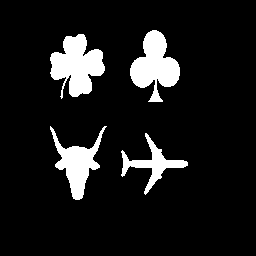
%> input picture match1.gif, 256 x 256 px
$ octave FindingObjectMatchBest1.m   (GNU Octave 9; MATLAB toolbox functions it lacks are replaced by stand-ins)
%> lines starting %> are read from the running program, lines starting %| are printed output that depends on the picture; in (x1, y1, x2, y2) boxes, pixels count from 0 and x2, y2 are one past the last pixel; in counts of white or black regions, pixels touching at a corner belong together; the program's own positions count from 1
% Purpose::
%        to do the Shape Analysis isolate distinct objects and find
%        minimum bounding rectangle(MBR) enclosing each distinct
%        object.To Find which object in 'match 3' best matches in the object
%        in 'match 1'.
%
% Processing Flow::
%        1. Pre-process the image
%        2. Finding the object in 2 image
%        3. Compute the size distribution and pectrum.
%        4. Compute the complexity
%        5. Compute the distance and find the smallest distance
%        6. Refinding the object in match 3 with gets smallese distance
% Authors::
%       Lindsey Schwartz, Ke Liang, Xilun Liu
% Date::
%       02/21/2019
%%%%%%%%%%%%%%%%%%%%%%%%%%%%%%%%%%%%%%%%%%%%%%%%%%%%%%%%%%%%%%%%%%%%%%%%%%%%

A = inputdlg('number of L: L=1 for Clover;L=2 for Steer;L=3 for Plane;L=4 for Spade');
%> the answer given: 1
B = str2num(cell2mat(A));
X = imread('match1.gif');
%> X: size 256x256 uint8; values 0 (black) and 1 (white), 10% white; 4 white regions, box (x1, y1, x2, y2) and area: (50, 34, 105, 99) 2125, (130, 30, 180, 102) 1945, (50, 126, 107, 200) 1511, (121, 133, 188, 195) 1003
L = bwlabel(X,8);
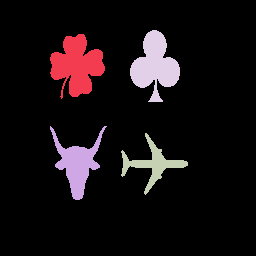
%> L: size 256x256 double; 5 distinct labels, from 0 to 4; one colour per label, 0 black
[r, c] = find(L==B);
%> r = 2125 values from 35 to 99; c = 2125 values from 51 to 105
rc = [r,c]
%> rc = 2125 rows, first 12: [58 51; 59 51; 60 51; 61 51; 73 51; 74 51; 55 52; 56 52; 57 52; 58 52; 59 52; 60 52]
[m,n]= size(rc)
%> m = 2125; n = 2
minX = 256
maxX = 1
minY= 256
maxY= 1
for x=1:m
    if rc(x,1) < minX
        minX = rc(x,1)
    end
    if rc(x,1) > maxX
        maxX = rc(x,1)
    end
    if rc(x,2) < minY
        minY = rc(x,2)
    end
    if rc(x,2) > maxY
        maxY = rc(x,2)
    end
end
%> this loop made 2125 passes
%> (minX, maxX, minY) on pass 1: (58, 58, 51)
%> maxX on passes 2, 3, 4, 5, 6, 23: 59, 60, 61, 73, 74, 75
%> after the loop, maxX = 99; maxY = 105; minX = 35
Object1 = imcrop(X,[ (minY-6) (minX-6) (maxY-minY+12)  (maxX-minX+12)])
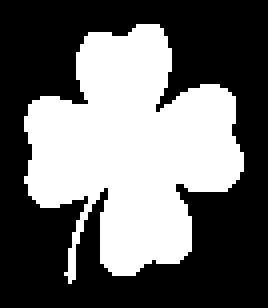
%> Object1: size 77x67 uint8 (shown 4 times larger); values 0 (black) and 1 (white), 41.2% white; 1 white region, box (x1, y1, x2, y2) and area: (6, 6, 61, 71) 2125
NumofB = 0:19;
sizeDistribution = zeros(1,20)
n=1
SizeDis = 0;
[M,N] = size(Object1)
%> M = 77; N = 67
for x = 1:M
    for y= 1:N
        if Object1(x,y) == 1
                SizeDis = SizeDis+1;
        end
    end
end
%> after the loop, SizeDis = 2125
sizeDistribution(1,n) = SizeDis
flag = 1
while flag == 1
    TestX = imopen(Object1,strel('square',3+(2*(n-1))))
    flag = 0;
    for x = 1:M
     for y = 1:N
          if TestX(x,y) == 1
               flag = 1 ;
          end
     end
    end
    if flag == 1
        SizeDis = 0
       for x = 1:M
        for y= 1:N
        if TestX(x,y) == 1
                SizeDis = SizeDis+1;
        end
        end
       end
        n = n + 1
        sizeDistribution(1,n) = SizeDis
    end
end
%> after the loop, SizeDis = 651; n = 11; sizeDistribution = 20 values, max 2125 at index 1, min 0 at index 12, mean 946.6
pectrum = zeros(1,20)
for x= 1:n+1
    pectrum(x) = (sizeDistribution(x) - sizeDistribution(x+1))/sizeDistribution(1)
end
%> this loop made 12 passes
%> after the loop, pectrum = 20 values, max 0.448 at index 9, min 0 at index 12, mean 0.05
pectrum1 = pectrum
%> pectrum1 has the same summary as pectrum
X = imread('match3.gif');
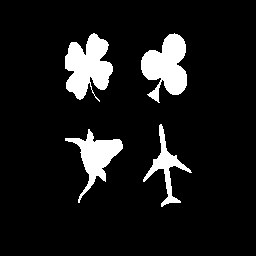
%> input picture match3.gif, 256 x 256 px
%> X: size 256x256 uint8; values 0 (black) and 1 (white), 9.5% white; 4 white regions, box (x1, y1, x2, y2) and area: (65, 33, 113, 102) 2053, (141, 33, 187, 103) 1921, (65, 129, 123, 203) 1397, (143, 124, 192, 207) 871
L = bwlabel(X,8);
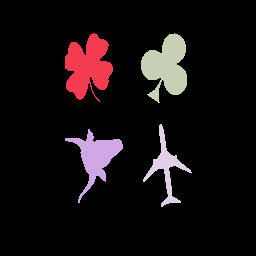
%> L: size 256x256 double; 5 distinct labels, from 0 to 4; one colour per label, 0 black
distance=[]
for k=1:4
[r, c] = find(L==k);
rc = [r,c]
[m,n]= size(rc)
minX = 256
maxX = 1
minY= 256
maxY= 1
for x=1:m
    if rc(x,1) < minX
        minX = rc(x,1)
    end
    if rc(x,1) > maxX
        maxX = rc(x,1)
    end
    if rc(x,2) < minY
        minY = rc(x,2)
    end
    if rc(x,2) > maxY
        maxY = rc(x,2)
    end
end
Object2 = imcrop(X,[ (minY-6) (minX-6) (maxY-minY+12)  (maxX-minX+12)])
NumofB = 0:19;
sizeDistribution = zeros(1,20)
n=1
SizeDis = 0;
[M,N] = size(Object2)
for x = 1:M
    for y= 1:N
        if Object2(x,y) == 1
                SizeDis = SizeDis+1;
        end
    end
end
sizeDistribution(1,n) = SizeDis
flag = 1
while flag == 1
    TestX = imopen(Object2,strel('square',3+(2*(n-1))))
    flag = 0;
    for x = 1:M
     for y = 1:N
          if TestX(x,y) == 1
               flag = 1 ;
          end
     end
    end
    if flag == 1
        SizeDis = 0
       for x = 1:M
        for y= 1:N
        if TestX(x,y) == 1
                SizeDis = SizeDis+1;
        end
        end
       end
        n = n + 1
        sizeDistribution(1,n) = SizeDis
    end
end
pectrum = zeros(1,20)
for x= 1:n+1
    pectrum(x) = (sizeDistribution(x) - sizeDistribution(x+1))/sizeDistribution(1)
end
pectrum2 = pectrum
Cn = [1.0,0.8,0.6,0.4,0.2,0.1,0.1,0.1,0.1,0.1]
n = 1
distance(k)=0
while n <11
    distance(k) = distance(k) + sqrt(Cn(1,n)*((pectrum1(1,n) - pectrum2(1,n))^2))
    n = n+1
end
end
%> this loop made 4 passes
%> m on passes 1 to 4: 2053, 1397, 1921, 871
%> pass 1, `Object2 = imcrop(X,[ (minY-6) (minX-6) (maxY-minY+12)  (maxX-minX+12)])`:
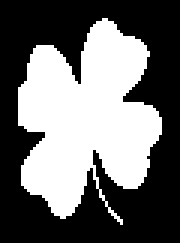
%> Object2: size 81x60 uint8 (shown 3 times larger); values 0 (black) and 1 (white), 42.2% white; 1 white region, box (x1, y1, x2, y2) and area: (6, 6, 54, 75) 2053
%> pass 2, `Object2 = imcrop(X,[ (minY-6) (minX-6) (maxY-minY+12)  (maxX-minX+12)])`:
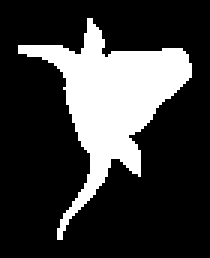
%> Object2: size 86x70 uint8 (shown 3 times larger); values 0 (black) and 1 (white), 23.2% white; 1 white region, box (x1, y1, x2, y2) and area: (6, 6, 64, 80) 1397
%> after the loop, distance = [0.265 0.296 0.278 0.751]; pectrum = 20 values, max 0.408 at index 3, min 0 at index 7, mean 0.05; sizeDistribution = 20 values, max 871 at index 1, min 0 at index 7, mean 164.4

minvalue=distance(1)
%> minvalue = 0.265
for i=1:4
    if distance(i)<= minvalue
        minvalue=distance(i);
    end
end
%> this loop made 4 passes
%> minvalue on pass 1: 0.265

if minvalue==distance(1)
    k=1
end
if minvalue==distance(2)
    k=2
end
if minvalue==distance(3)
    k=3
end
if minvalue==distance(4)
    k=4
end
[r, c] = find(L==k);
%> r = 2053 values from 34 to 102; c = 2053 values from 66 to 113
rc = [r,c]
%> rc = 2053 rows, first 12: [57 66; 58 66; 59 66; 60 66; 61 66; 62 66; 63 66; 64 66; 65 66; 66 66; 67 66; 68 66]
[m,n]= size(rc)
%> m = 2053
minX = 256
maxX = 1
minY= 256
maxY= 1
for x=1:m
    if rc(x,1) < minX
        minX = rc(x,1)
    end
    if rc(x,1) > maxX
        maxX = rc(x,1)
    end
    if rc(x,2) < minY
        minY = rc(x,2)
    end
    if rc(x,2) > maxY
        maxY = rc(x,2)
    end
end
%> this loop made 2053 passes
%> (minX, maxX, minY) on pass 1: (57, 57, 66)
%> maxX on passes 2 to 7: 58, 59, 60, 61, 62, 63
%> after the loop, maxX = 102; maxY = 113; minX = 34
Object2 = imcrop(X,[ (minY-6) (minX-6) (maxY-minY+12)  (maxX-minX+12)])
NumofB = 0:19;
sizeDistribution = zeros(1,20)
n=1
SizeDis = 0;
[M,N] = size(Object2)
%> M = 81; N = 60
for x = 1:M
    for y= 1:N
        if Object2(x,y) == 1
                SizeDis = SizeDis+1;
        end
    end
end
%> after the loop, SizeDis = 2053
sizeDistribution(1,n) = SizeDis
flag = 1
while flag == 1
    TestX = imopen(Object2,strel('square',3+(2*(n-1))))
    flag = 0;
    for x = 1:M
     for y = 1:N
          if TestX(x,y) == 1
               flag = 1 ;
          end
     end
    end
    if flag == 1
        SizeDis = 0
       for x = 1:M
        for y= 1:N
        if TestX(x,y) == 1
                SizeDis = SizeDis+1;
        end
        end
       end
        n = n + 1
        sizeDistribution(1,n) = SizeDis
    end
end
%> after the loop, SizeDis = 572; n = 11; sizeDistribution = 20 values, max 2053 at index 1, min 0 at index 12, mean 862.8
pectrum = zeros(1,20)
for x= 1:n+1
    pectrum(x) = (sizeDistribution(x) - sizeDistribution(x+1))/sizeDistribution(1)
end
%> after the loop, pectrum = 20 values, max 0.377 at index 8, min 0 at index 10, mean 0.05
pectrum2 = pectrum
%> pectrum2 has the same summary as pectrum
[M,N] = size(Object1);
%> M = 77; N = 67
for x = 1:M
    for y= 1:N
        if Object1(x,y)==1
                Object1(x,y) = 255;
        end
    end
end
[M,N] = size(Object2);
%> M = 81; N = 60
for x = 1:M
    for y= 1:N
        if Object2(x,y)==1
                Object2(x,y) = 255;
        end
    end
end
if B==1
subplot(1,2,1)
figure(1),imshow(Object1),title('Clover in match 1')
hold on
subplot(1,2,2)
figure(1),imshow(Object2),title('Clover in match 3')
table({'L=1';'L=2';'L=3';'L=4'},[distance(1);distance(2);distance(3);distance(4)],'VariableNames',{'Name' 'distance'})
%> ans = 4 items; distance: 0.265, 0.296, 0.278, 0.751
figure(2),plot(NumofB,pectrum2,'r.'),title('pectrum of Clover in match 3')
%> after `title('pectrum of Clover in match 3')`:
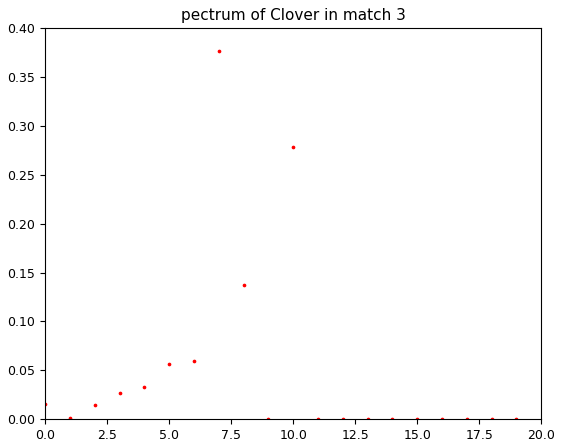
%> figure redrawn from the program's plot data; highest point at x = 7, y = 0.377
end
if B==2
subplot(1,2,1)
figure(1),imshow(Object1),title('Steer in match 1')
hold on
subplot(1,2,2)
figure(1),imshow(Object2),title('Steer in match 3')
table({'L=1';'L=2';'L=3';'L=4'},[distance(1);distance(2);distance(3);distance(4)],'VariableNames',{'Name' 'distance'})
figure(2),plot(NumofB,pectrum2,'r.'),title('pectrum of Steer in match 3')
end
if B==3
subplot(1,2,1)
figure(1),imshow(Object1),title('Plane in match 1')
hold on
subplot(1,2,2)
figure(1),imshow(Object2),title('Plane in match 3')
table({'L=1';'L=2';'L=3';'L=4'},[distance(1);distance(2);distance(3);distance(4)],'VariableNames',{'Name' 'distance'})
figure(2),plot(NumofB,pectrum2,'r.'),title('pectrum of Plane in match 3')
end
if B==4
subplot(1,2,1)
figure(1),imshow(Object1),title('Spade in match 1')
hold on
subplot(1,2,2)
figure(1),imshow(Object2),title('Spade in match 3')
table({'L=1';'L=2';'L=3';'L=4'},[distance(1);distance(2);distance(3);distance(4)],'VariableNames',{'Name' 'distance'})
figure(2),plot(NumofB,pectrum2,'r.'),title('pectrum of Spade in match 3')
end
